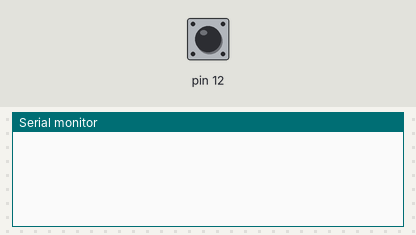
Simulated run of this sketch. Board: Arduino Uno, built with avr-gcc and run on an emulated ATmega328P. Parts: the last lines printed to the serial monitor. The inputs (shaded band) are chosen by the test bench; at power-on: pin 12 HIGH.

Above: at 1.2 s.
1.3 s: pin 12 pulled LOW for 0.15 s
At 2.2 s:
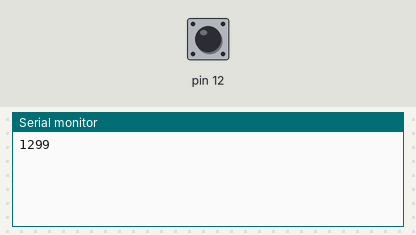
2.9 s: pin 12 pulled LOW for 1 s
At 4.1 s:
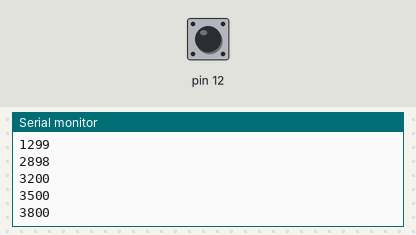
5.4 s: pin 12 pulled LOW for 0.15 s
At 6.6 s:
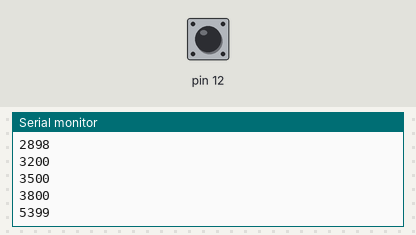
Timing chart, 0 to 8.4 s (numbered marks = the images above; inputs shaded):
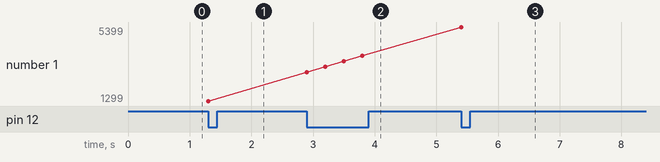

Measured:
- after the input at 1.3 s, the serial monitor: prints a new line at once (image 1)
- after the input at 2.9 s, the serial monitor: prints a new line at once (image 2)
- after the input at 5.4 s, the serial monitor: prints a new line at once (image 3)
- plotted number 1: 1299 → 3800 after the input at 2.9 s, 3800 → 5399 after the input at 5.4 s

The sketch:

buttonPressToCurrentMillis.ino
```cpp
int storeCurrentMillis=0;
void setup() {
Serial.begin(9600);
pinMode(12, INPUT_PULLUP);
}
void loop() {
if(digitalRead(12)==LOW)
{
 storeCurrentMillis= millis();
Serial.println(storeCurrentMillis);
delay(300);
}
}
```
